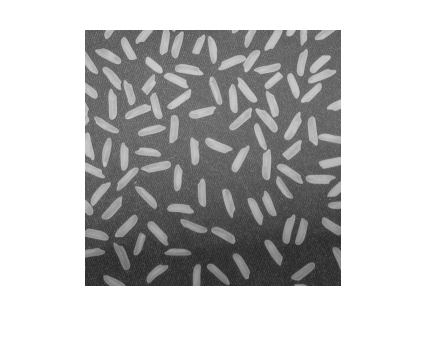
%> input picture CenterOfGravityAlgortihm/rice.png, 428 x 351 px
$ octave ImageEnhancementCode.m   (GNU Octave 9; MATLAB toolbox functions it lacks are replaced by stand-ins)
%> lines starting %> are read from the running program, lines starting %| are printed output that depends on the picture
I=imread('rice.png'); %this imports the image
%> I is the input picture: size 351x428x3 uint8; min 40, max 255, mean 192.3

background = imopen(I, strel('disk',15)); %will remove all objects that cannot contain the structuring element
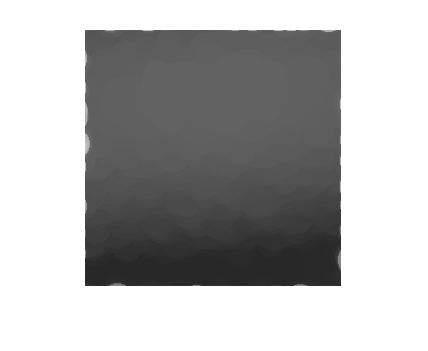
%> background: size 351x428x3 uint8; min 40, max 255, mean 178.6
% this makes a disk with a radius  of 15

I2 = I- background; %this will subtract the background
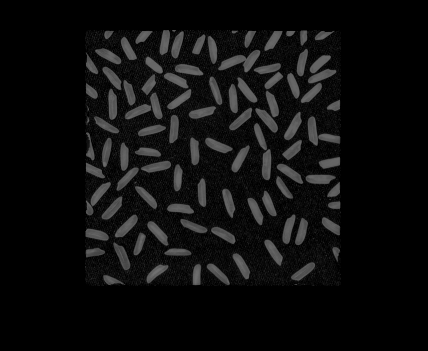
%> I2: size 351x428x3 uint8; min 0, max 113, mean 13.7
 imshow(I2)

$ run again, with CenterOfGravityAlgortihm/pout2.png copied over CenterOfGravityAlgortihm/rice.png
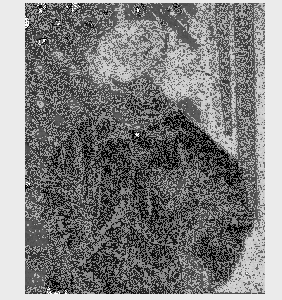
%> input picture CenterOfGravityAlgortihm/pout2.png, 282 x 300 px
%> I is the input picture: size 300x282 uint8; min 0, max 255, mean 127.6
%> `background = imopen(I, strel('disk',15));`:
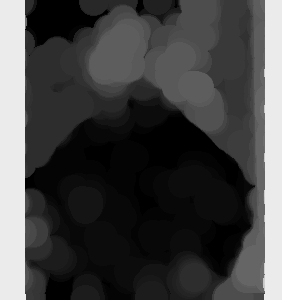
%> background: size 300x282 uint8; min 0, max 235, mean 67.3
%> `I2 = I- background;`:
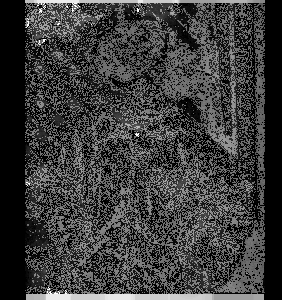
%> I2: size 300x282 uint8; min 0, max 255, mean 60.2
